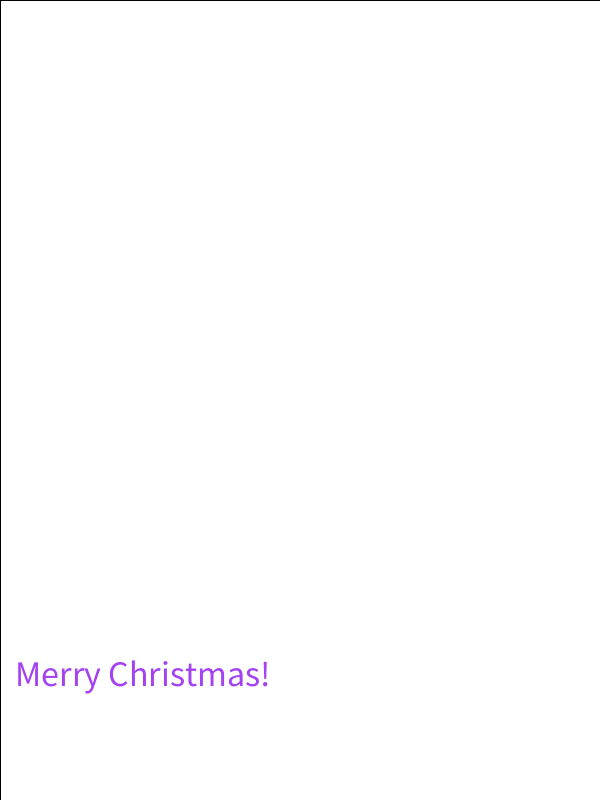
Frame 1 (no input)
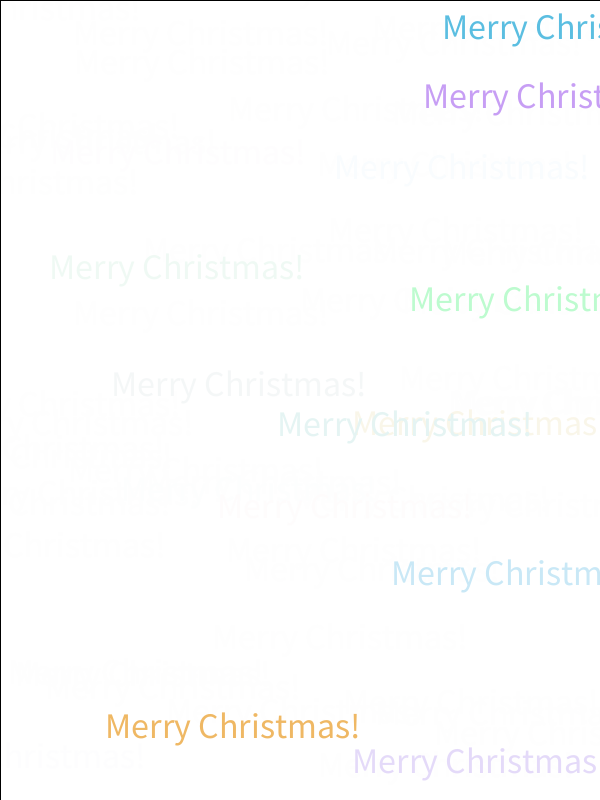
Frame 60 (the mouse pressed at the canvas centre just before this capture)
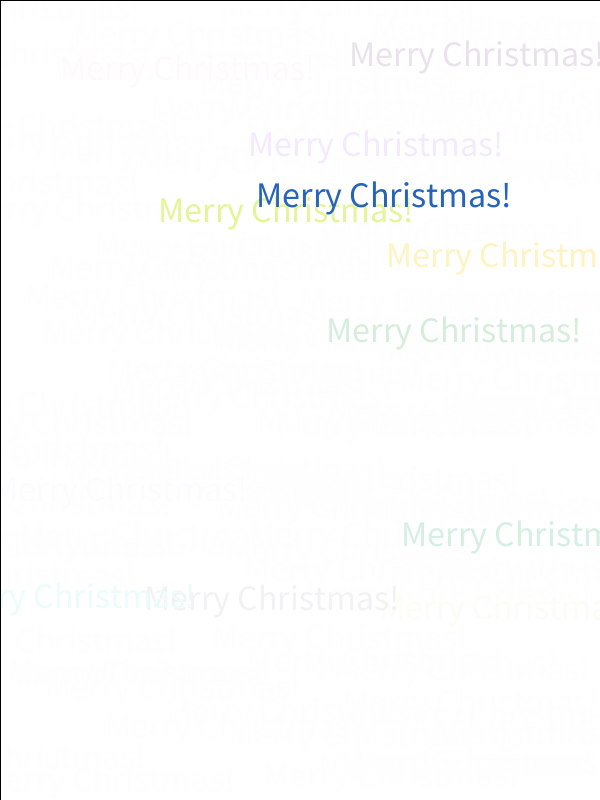
Frame 120 (the mouse held since frame 60 and released just before this capture)

The Processing sketch that drew these frames (run headless with seeded random() and noise(); from frame 60 on, the mouse is pressed at the canvas centre):

// Processing sketch: processing_48422
// ── processing_48422.pde

void setup()
{
  size( 600, 800);
  background( 255, 255, 255);
  smooth();
  textAlign (CENTER); 
 frameRate (5);
}
void draw()
{
  fill (255, 255, 255, 75);
  rect (0, 0, width, height );
  
  textSize (36);
  fill (random (255), random (255) , random (255) );
  text ( "Merry Christmas!", random (width), random (height));
  
  
}
void keyPressed ()
{
  stop();
  
}
